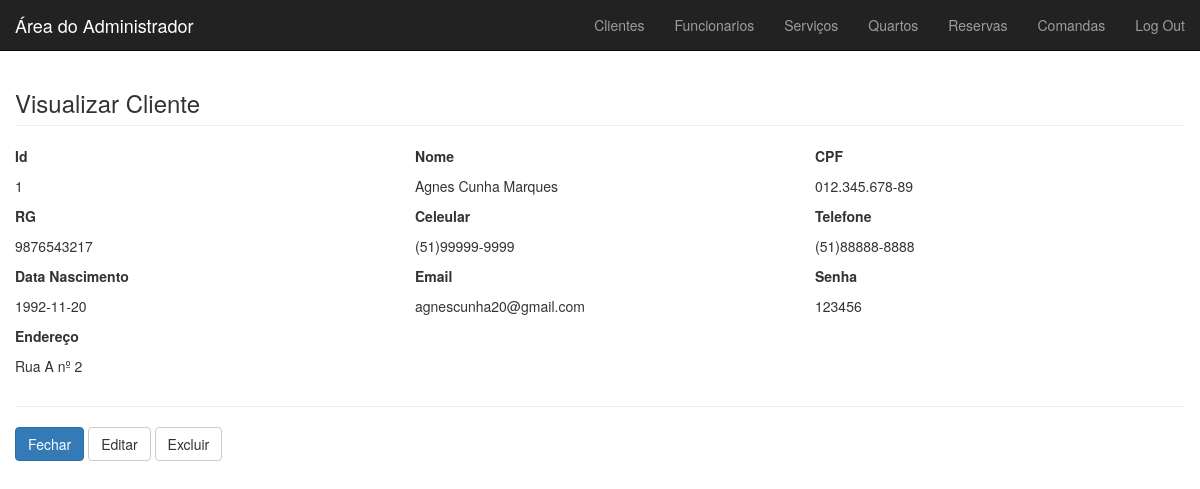
The page /view/telas/view_cliente.php?id=1 (signed in) on the database its author committed.
### tables this page shows
CREATE TABLE cliente (
     id                 INTEGER PRIMARY KEY AUTO_INCREMENT
    ,nome               VARCHAR(50) NOT NULL
    ,rg                 VARCHAR(13) UNIQUE NOT NULL
    ,cpf                VARCHAR(15) UNIQUE NOT NULL
    ,endereco           VARCHAR(50) NOT NULL
    ,data_nascimento    DATE NOT NULL
    ,telefone1          VARCHAR(15) NOT NULL
    ,telefone2          VARCHAR(15)
    ,email              VARCHAR(100) UNIQUE NOT NULL
    ,senha              VARCHAR(100) NOT NULL
);

### persistencia/ClientePersistencia.php (called while the page is built, shortened)
<?php
	require_once '../../model/Banco.php';
	require_once '../../model/Cliente.php';
	class ClientePersistencia{
		public function selectFromId($id){
			$banco = new Banco();
			$banco->abrirConexao();
			$conn = $banco->getConexao();
			$sql = "select*from cliente where id = '$id'";
			$result = mysqli_query($conn,$sql);
			$cliente= null;
			if (mysqli_num_rows($result) > 0) {
   				$linha = mysqli_fetch_assoc($result);
					$cliente = new Cliente($linha['nome'],$linha['rg'],$linha['cpf'],$linha['endereco'],$linha['data_nascimento'],$linha['telefone1'],
					$linha['telefone2'],$linha['email'],$linha['senha'],$linha['sexo']);
				 	$cliente->setId($linha['id']);
			}else{
			}
			return $cliente;
		}
	}
?>

### controller/ClienteControle.php (called while the page is built, shortened)
<?php
	require_once '../../persistencia/ClientePersistencia.php';
	class ClienteControle{
		private $cliePers;
		public function ClienteControle(){
			$this->cliePers = new ClientePersistencia();
		}
		public function selectFromId($id){
			return $this->cliePers->selectFromId($id);
		}
	}
?>

### model/Cliente.php (called while the page is built, shortened)
<?php
    class Cliente{
        private $id;
        private $nome;
        private $rg;
        private $cpf;
        private $endereco;
        private $aniversario;
        private $telefone1;
        private $telefone2;
        private $email;
        private $senha;
        public function Cliente($nome,$rg,$cpf,$endereco,$aniversario,$telefone1,$telefone2,$email,$senha,$sexo){
            $this->aniversario = $aniversario;
        }
        public function getId(){
            return $this->id;
        }
        public function setId($_id){
            $this->id = $_id;
        }
        public function getNome(){
            return $this->nome;
        }
        public function setNome($_nome){
            $this->nome = $_nome;
        }
        public function getRg(){
            return $this->rg;
        }
        public function setRg($_rg){
            $this->rg = $_rg;
        }
        public function getCpf(){
            return $this->cpf;
        }
        public function setCpf($_cpf){
            $this->cpf = $_cpf;
        }
        public function getEndereco(){
            return $this->endereco;
        }
        public function setEndereco($_endereco){
            $this->endereco = $_endereco;
        }
        public function getAniversario(){
            return $this->aniversario;
        }
        public function getTelefone1(){
            return $this->telefone1;
        }
        public function setTelefone1($_telefone){
            $this->telefone1 = $_telefone;
        }
        public function getTelefone2(){
            return $this->telefone2;
        }
        public function setTelefone2($_telefone){
            $this->telefone2 = $_telefone;
        }
        public function getEmail(){
            return $this->email;
        }
        public function setEmail($_email){
            $this->email = $_email;
        }
        public function getSenha(){
            return $this->senha;
        }
        public function setSenha($_senha){
            $this->senha = $_senha;
        }
    }
?>

### view/telas/view_cliente.php (the view, shortened to what this page needs)
<?php
  require_once '../../model/Cliente.php';
  require_once '../../controller/ClienteControle.php';
    $controle = new ClienteControle();
     $id = $_GET["id"];
  $cliente = $controle->selectFromId($id);
?>
<!DOCTYPE html>
<html lang="pt-br">
<head>
 <link href="../vendor/bootstrap/css2/bootstrap.min.css" rel="stylesheet">
 <link href="../vendor/bootstrap/css2/style.css" rel="stylesheet">
</head>
<body>
 <div id="main" class="container-fluid" style="margin-top: 50px">
  <h3 class="page-header">Visualizar Cliente</h3>
<?php
 echo" <div class=\"row\">
    <div class=\"col-md-4\">
      <p><strong>Id</strong></p>
  	  <p>". $cliente->getId() ."</p>
    </div>".
	"<div class=\"col-md-4\">
      <p><strong>Nome</strong></p>
  	  <p>". $cliente->getNome() ."</p>
    </div>".
	"<div class=\"col-md-4\">
      <p><strong>CPF</strong></p>
  	  <p>". $cliente->getCpf() ."</p>
    </div>".
  "<div class=\"col-md-4\">
      <p><strong>RG</strong></p>
  	  <p>". $cliente->getRg() ."</p>
    </div>".
	 "<div class=\"col-md-4\">
      <p><strong>Celeular</strong></p>
  	  <p>". $cliente->getTelefone1() ."</p>
    </div>".
	"<div class=\"col-md-4\">
      <p><strong>Telefone</strong></p>
  	  <p>". $cliente->getTelefone2() ."</p>
  </div>".
  "<div class=\"col-md-4\">
      <p><strong>Data Nascimento</strong></p>
      <p>". $cliente->getAniversario() ."</p>
  </div>".
	"<div class=\"col-md-4\">
      <p><strong>Email</strong></p>
  	  <p>". $cliente->getEmail() ."</p>
    </div>".
	"<div class=\"col-md-4\">
      <p><strong>Senha</strong></p>
  	  <p>". $cliente->getSenha() ."</p>
    </div>".
  "<div class=\"col-md-8\">
      <p><strong>Endereço</strong></p>
      <p>". $cliente->getEndereco() ."</p>
    </div>
  </div>
 <hr />
 <div id=\"actions\" class=\"row\">
   <div class=\"col-md-12\">
     <a href=\"index_restrito.php\" class=\"btn btn-primary\">Fechar</a>
	 <a href=\"edit_cliente.php?id=$id\" class=\"btn btn-default\">Editar</a>
	 <a href=\"modal_cliente.php?id=$id\" class=\"btn btn-default\" data-toggle=\"modal\" data-target=\"#delete-modal\" name='excluir'>Excluir</a>
   </div>
 </div>";
 ?>
</body>
</html>

### rows shown on the page
cliente: id "1", nome "Agnes Cunha Marques", cpf "012.345.678-89", rg "9876543217", telefone1 "(51)99999-9999", telefone2 "(51)88888-8888", data_nascimento "1992-11-20", email "agnescunha20@gmail.com", senha "123456", endereco "Rua A nº 2"
